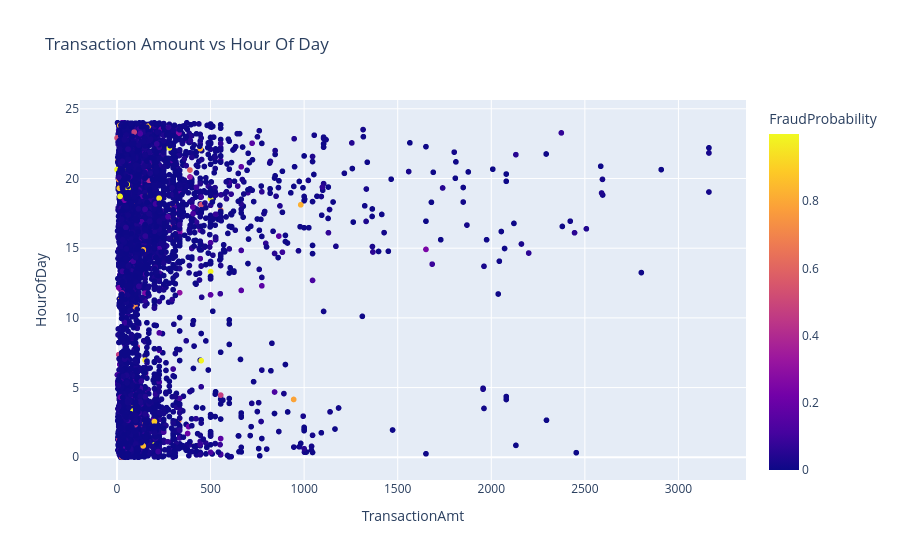

Notebook source saved alongside this figure:
### Code cell
# ==========================================
# Bonus Chart
# Interactive Plotly Scatter Plot
# ==========================================

import plotly.express as px

scatter_fig = px.scatter(

    risk_df,

    x="TransactionAmt",

    y="HourOfDay",

    color="FraudProbability",

    title="Transaction Amount vs Hour Of Day",

    hover_data=[
        "FraudProbability",
        "RiskTier"
    ]
)

scatter_fig.show()

### Figure 1 — Plotly figure (JSON) as saved in the notebook; plotly's stock layout.template omitted (floating-point values rounded to 4 significant figures; data arrays with more than 128 entries replaced by an {"elided": "..."} marker saying what was removed)
{"data": [{"customdata": {"elided": "10000x2 mixed values"}, "hovertemplate": "TransactionAmt=%{x}<br>HourOfDay=%{y}<br>FraudProbability=%{marker.color}<br>RiskTier=%{customdata[1]}<extra></extra>", "legendgroup": "", "marker": {"color": {"elided": "10000 float values"}, "coloraxis": "coloraxis", "symbol": "circle"}, "mode": "markers", "name": "", "showlegend": false, "type": "scattergl", "x": {"elided": "10000 float values"}, "xaxis": "x", "y": {"elided": "10000 float values"}, "yaxis": "y"}], "layout": {"coloraxis": {"colorbar": {"title": {"text": "FraudProbability"}}, "colorscale": [[0, "#0d0887"], [0.1111, "#46039f"], [0.2222, "#7201a8"], [0.3333, "#9c179e"], [0.4444, "#bd3786"], [0.5556, "#d8576b"], [0.6667, "#ed7953"], [0.7778, "#fb9f3a"], [0.8889, "#fdca26"], [1, "#f0f921"]]}, "legend": {"tracegroupgap": 0}, "title": {"text": "Transaction Amount vs Hour Of Day"}, "xaxis": {"anchor": "y", "domain": [0, 1], "title": {"text": "TransactionAmt"}}, "yaxis": {"anchor": "x", "domain": [0, 1], "title": {"text": "HourOfDay"}}}}
